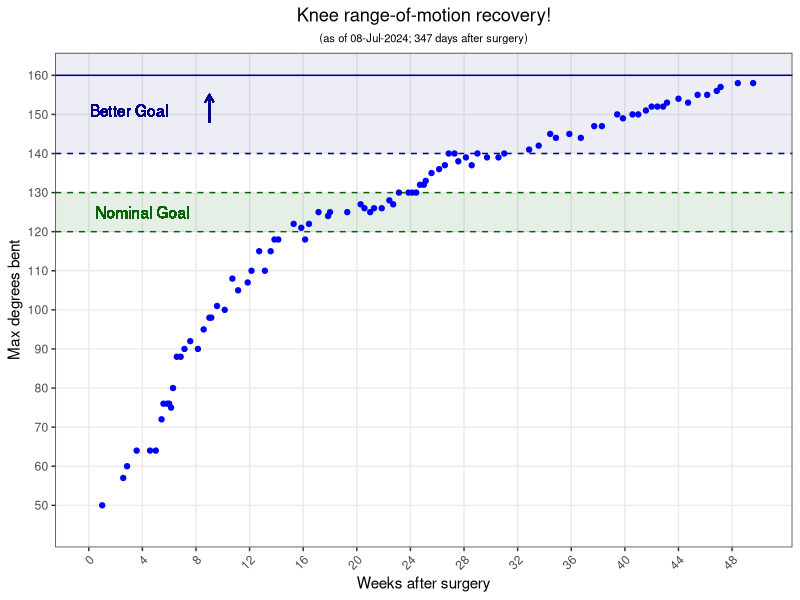
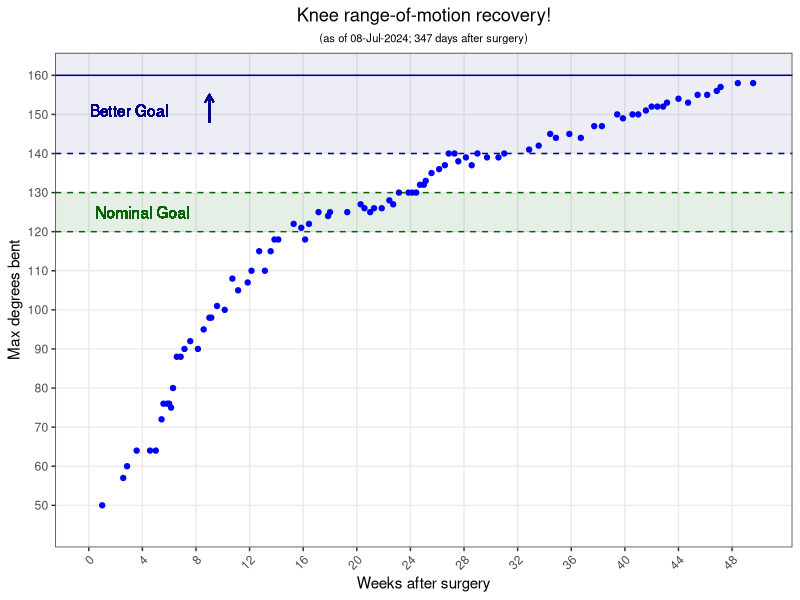

Write the R code that produced these figures, in order.
library(tidyverse)
library(lubridate)

df <- read.table("knee-range-of-motion.tsv", sep = "\t", header = TRUE)

latest_date <- format(Sys.time(), "%d-%b-%Y")
date_vec <- df[1] %>% pull(Date)
latest_date <- date_vec[length(date_vec)]
latest_date <- format(dmy(latest_date), "%d-%b-%Y")

## plotting with days on X axis
max_day_for_plot <- ceiling(df[2] %>% max() / 7) * 7

### stopped making days plot after it became too crowded ###
# with ideal deadline vertical line
# plot_days <- ggplot(df, aes(x = Days.after.surgery, y = Degrees.bent)) + geom_point(color = "blue") +
#     labs(y = "Degrees bent", x = "Days after surgery", title = "Knee range-of-motion recovery!",
#          subtitle = paste0("(as of ", latest_date, ")")) +
#     ylim(45,150) +
#     scale_x_continuous(breaks=seq(0,max_day_for_plot,7), limits = c(0,max_day_for_plot), minor_breaks = NULL) +
#     geom_hline(yintercept = 130, linetype = "dashed", color = "darkblue") +
#     geom_text(x = 14, y = 125, label = "Nominal Goal", color = "darkblue") +
#     geom_hline(yintercept = 140, linetype = "dashed", color = "darkgreen") +
#     geom_text(x = 11, y = 145, label = "Better Goal", color = "darkgreen") +
#     geom_vline(xintercept = 84, linetype = "dashed", color = "red") +
#     geom_text(x = 63, y = 57.5, label = "Ideal deadline", color = "red") +
#     geom_text(x = 63, y = 52.5, label = "(12 weeks)", color = "red", size = 3) +
#     theme_bw() +
#     theme(plot.title = element_text(hjust = 0.5), plot.subtitle = element_text(hjust = 0.5)) +
#     theme(axis.text.x = element_text(angle = 45, hjust = 1, vjust = 1))

# plot_days <- ggplot(df, aes(x = Days.after.surgery, y = Degrees.bent)) + 
#     labs(y = "Degrees bent", x = "Days after surgery", title = "Knee range-of-motion recovery!",
#          subtitle = paste0("(as of ", latest_date, ")")) +
#     scale_y_continuous(breaks=seq(50, 150, 10), limits = c(45, 150), minor_breaks = NULL) +
#     scale_x_continuous(breaks=seq(0,max_day_for_plot,7), limits = c(0,max_day_for_plot), minor_breaks = NULL) +
#     geom_hline(yintercept = 130, linetype = "dashed", color = "darkgreen") +
#     geom_hline(yintercept = 120, linetype = "dashed", color = "darkgreen") +
#     geom_text(x = 14, y = 125, label = "Nominal Goal", color = "darkgreen") +
#     annotate("rect", xmin = -Inf, xmax = Inf, ymin = 120, ymax = 130, alpha = 0.15, fill = "darkgreen") +
#     annotate("rect", xmin = -Inf, xmax = Inf, ymin = 140, ymax = Inf, alpha = 0.07, fill = "darkblue") +
#     geom_hline(yintercept = 140, linetype = "dashed", color = "darkblue") +
#     geom_text(x = 11, y = 145, label = "Better Goal", color = "darkblue") +
#     geom_point(color = "blue") +
# #     geom_segment(aes(x = 31, y = 142, xend = 31, yend = 147), color = "darkblue", lineend = "round", linejoin = "mitre", size = 0.5, 
# #         arrow = arrow(length = unit(2, "mm"))) +
#     theme_bw() +
#     theme(plot.title = element_text(hjust = 0.5), plot.subtitle = element_text(hjust = 0.5)) +
#     theme(axis.text.x = element_text(angle = 45, hjust = 1, vjust = 1))



## plotting with weeks on X axis
num_total_weeks <- ceiling(df[2] %>% max() / 7)

# with ideal deadline vertical line
# plot_weeks <- ggplot(df, aes(x = Days.after.surgery / 7, y = Degrees.bent)) + geom_point(color = "blue") +
#     labs(y = "Degrees bent", x = "Weeks after surgery", title = "Knee range-of-motion recovery!",
#          subtitle = paste0("(", latest_date, ")")) +
#     ylim(45,150) +
#     scale_x_continuous(breaks=seq(0, num_total_weeks, 1), limits = c(0, num_total_weeks), minor_breaks = NULL) +
#     geom_hline(yintercept = 130, linetype = "dashed", color = "darkblue") +
#     geom_text(x = 2, y = 135, label = "Nominal Goal", color = "darkblue") +
#     geom_hline(yintercept = 140, linetype = "dashed", color = "darkgreen") +
#     geom_text(x = 2, y = 145, label = "Better Goal", color = "darkgreen") +
#     geom_vline(xintercept = 12, linetype = "dashed", color = "red") +
#     geom_text(x = 9, y = 55, label = "Ideal deadline", color = "red") +
#     theme_bw() +
#     theme(plot.title = element_text(hjust = 0.5), plot.subtitle = element_text(hjust = 0.5)) +
#     theme(axis.text.x = element_text(angle = 45, hjust = 1, vjust = 1))

total_days_after_surgery_when_plot_made <- df[2] %>% max()
plot_weeks <- ggplot(df, aes(x = Days.after.surgery / 7, y = Degrees.bent)) + 
    labs(y = "Max degrees bent", x = "Weeks after surgery", title = "Knee range-of-motion recovery!",
        subtitle = paste0("(as of ", latest_date, "; ", total_days_after_surgery_when_plot_made, " days after surgery)")) +
    scale_y_continuous(breaks=seq(50, 160, 10), limits = c(45, 160), minor_breaks = NULL) +
    scale_x_continuous(breaks=seq(0, num_total_weeks, 4), limits = c(0, num_total_weeks), minor_breaks = NULL) +
    annotate("rect", xmin = -Inf, xmax = Inf, ymin = 120, ymax = 130, alpha = 0.10, fill = "darkgreen") +
    geom_hline(yintercept = 130, linetype = "dashed", color = "darkgreen") +
    geom_hline(yintercept = 120, linetype = "dashed", color = "darkgreen") +
    geom_text(x = 4, y = 125, label = "Nominal Goal", color = "darkgreen") +
    annotate("rect", xmin = -Inf, xmax = Inf, ymin = 140, ymax = Inf, alpha = 0.07, fill = "darkblue") +
    geom_hline(yintercept = 160, linetype = "solid", color = "darkblue") +
    geom_hline(yintercept = 140, linetype = "dashed", color = "darkblue") +
    geom_text(x = 3, y = 151, label = "Better Goal", color = "darkblue") +
    geom_point(color = "blue") +
    geom_segment(aes(x = 9, y = 148, xend = 9, yend = 155), color = "darkblue", lineend = "round", linejoin = "mitre", linewidth = 0.5, 
        arrow = arrow(length = unit(2, "mm"))) +
    theme_bw() +
    theme(plot.title = element_text(hjust = 0.5), plot.subtitle = element_text(hjust = 0.5, size = 8)) +
    theme(axis.text.x = element_text(angle = 45, hjust = 1, vjust = 1))


# writing out pdfs
### stopped making days plot after it became too crowded ###
# pdf(paste0(latest_date, "-knee-ROM-progress-days.pdf"), width = 5, height = 4)
# plot_days
# dev.off()

pdf(paste0(latest_date, "-knee-ROM-progress-weeks.pdf"), width = 5, height = 4)
plot_weeks
dev.off()

# writing out latest as png for github readme
png(paste0("latest-knee-ROM-progress-weeks-plot.png"), units = "in", res = 144, width = 5, height = 4)
plot_weeks
dev.off()
